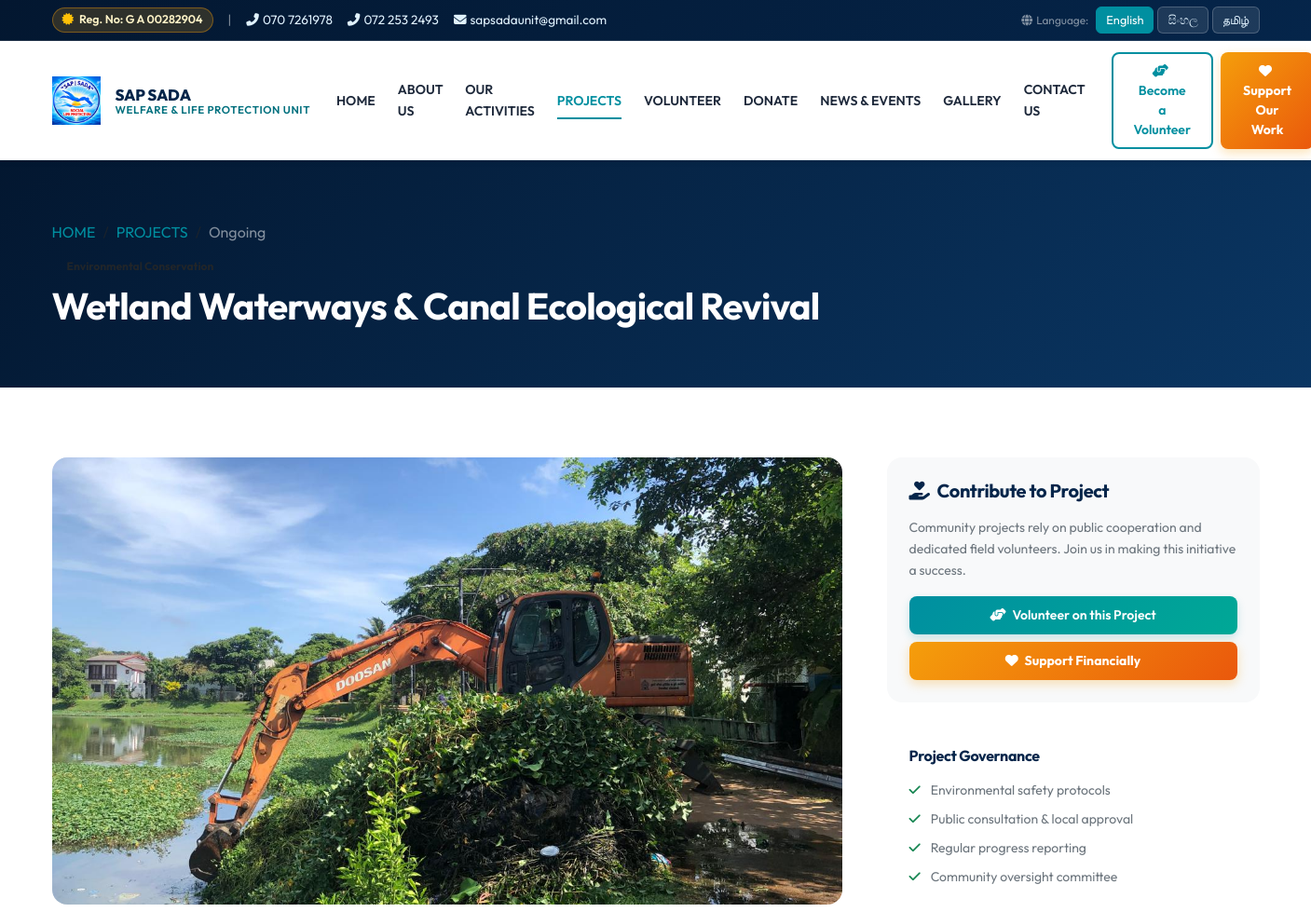
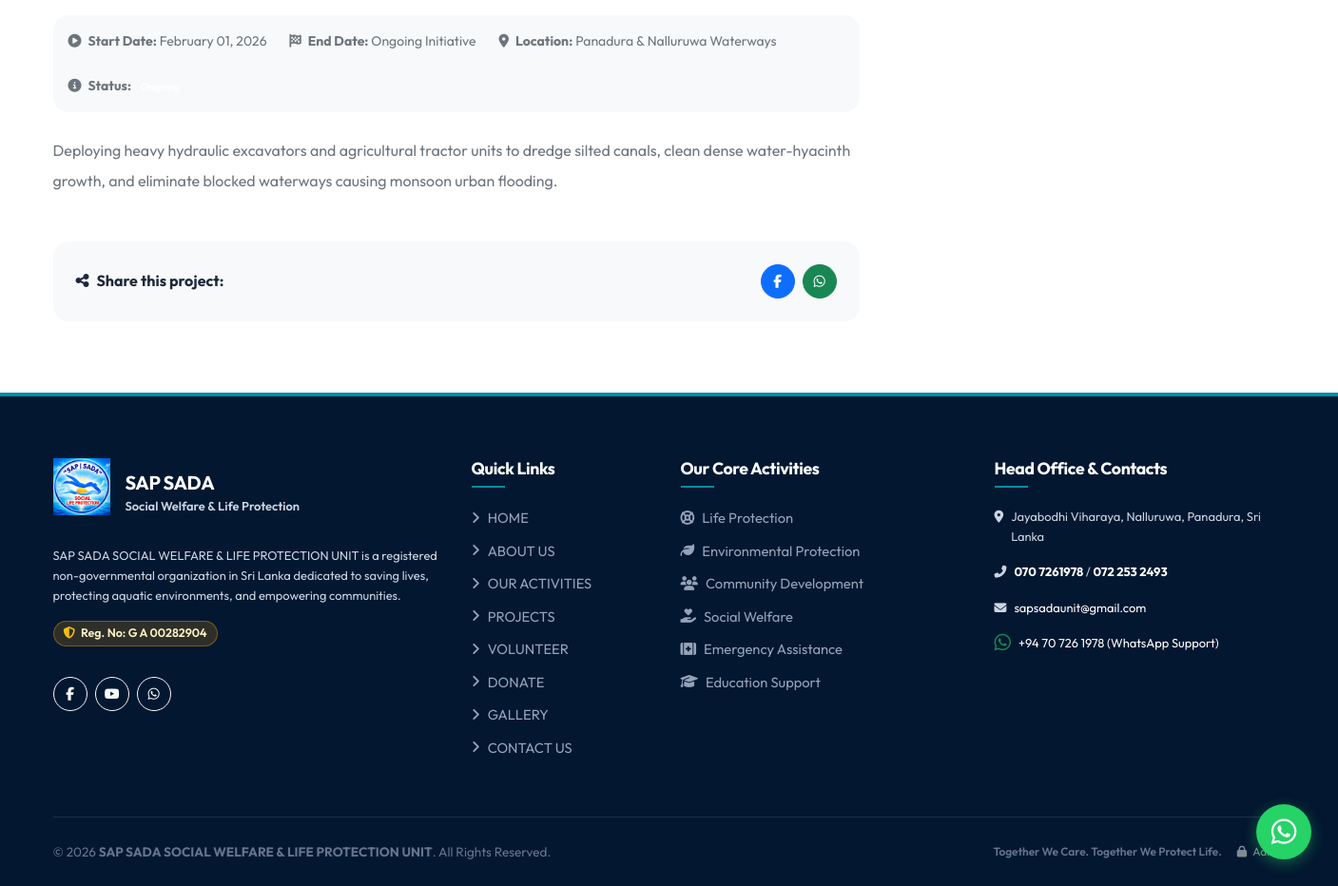
The app's page /project-detail.php?id=2 with its own data (2 pictures, top to bottom).
### tables this page shows
CREATE TABLE `projects` (
    `id` INT AUTO_INCREMENT PRIMARY KEY,
    `category` VARCHAR(100) NOT NULL,
    `slug` VARCHAR(150) NOT NULL UNIQUE,
    `featured_image` VARCHAR(255) NOT NULL,
    `location` VARCHAR(150) NOT NULL,
    `start_date` DATE NOT NULL,
    `end_date` DATE NULL,
    `status` ENUM('Planned', 'Ongoing', 'Completed', 'Archived') DEFAULT 'Ongoing',
    `created_at` TIMESTAMP DEFAULT CURRENT_TIMESTAMP
);

### includes/functions.php (called while the page is built, shortened)
<?php
function e(?string $str): string {
    return htmlspecialchars($str ?? '', ENT_QUOTES, 'UTF-8');
}
function __(string $key, ?string $lang = null): string {
    global $sapsada_lang_dictionary;
    $target_lang = $lang ?: CURRENT_LANG;
    if (!isset($sapsada_lang_dictionary[$target_lang])) {
        $lang_file = INCLUDES_PATH . "/languages/{$target_lang}.php";
        if (file_exists($lang_file)) {
            $sapsada_lang_dictionary[$target_lang] = require $lang_file;
        } else {
            $fallback_file = INCLUDES_PATH . "/languages/en.php";
            $sapsada_lang_dictionary[$target_lang] = file_exists($fallback_file) ? require $fallback_file : [];
        }
    }
    if (isset($sapsada_lang_dictionary[$target_lang][$key])) {
        return $sapsada_lang_dictionary[$target_lang][$key];
    }
    return $key;
}

### project-detail.php (the view, shortened to what this page needs)
<?php
require_once __DIR__ . '/includes/functions.php';
$db = get_db();
$id = isset($_GET['id']) ? (int)$_GET['id'] : 0;
$stmt = $db->prepare("
    SELECT p.*, COALESCE(pt.title, p.slug) AS localized_title, COALESCE(pt.description, '') AS localized_desc
    FROM projects p
    LEFT JOIN project_translations pt ON p.id = pt.project_id AND pt.lang = ?
    WHERE p.id = ?
    LIMIT 1
");
$stmt->execute([CURRENT_LANG, $id]);
$project = $stmt->fetch();
require_once __DIR__ . '/includes/header.php';
?>
<div class="bg-navy py-5 text-white" style="background: linear-gradient(135deg, var(--color-navy-dark) 0%, var(--color-blue-deep) 100%);">
    <div class="container py-3">
        <nav aria-label="breadcrumb">
            <ol class="breadcrumb mb-2">
                <li class="breadcrumb-item"><a href="index.php" class="text-sky-light"><?= __('nav_home') ?></a></li>
                <li class="breadcrumb-item"><a href="projects.php" class="text-sky-light"><?= __('nav_projects') ?></a></li>
                <li class="breadcrumb-item active text-white-50" aria-current="page"><?= e($project['status']) ?></li>
            </ol>
        </nav>
        <span class="badge bg-gold text-dark px-3 py-1 rounded-pill fw-bold mb-2"><?= e($project['category']) ?></span>
        <h1 class="display-6 fw-bold text-white mb-0"><?= e($project['localized_title']) ?></h1>
    </div>
</div>
<section class="section-padding bg-white">
    <div class="container">
        <div class="row g-5">
            <div class="col-lg-8">
                <div class="rounded-4 overflow-hidden shadow-card mb-4">
                    <img src="<?= ASSETS_URL ?>/../<?= e($project['featured_image']) ?>" alt="<?= e($project['localized_title']) ?>" class="img-fluid w-100" style="max-height: 480px; object-fit: cover;">
                </div>
                <div class="d-flex flex-wrap gap-4 p-3 bg-light rounded-4 mb-4 text-secondary small">
                    <div><i class="fas fa-play-circle text-teal me-1"></i> <strong>Start Date:</strong> <?= date('F d, Y', strtotime($project['start_date'])) ?></div>
                    <div><i class="fas fa-flag-checkered text-teal me-1"></i> <strong>End Date:</strong> <?= $project['end_date'] ? date('F d, Y', strtotime($project['end_date'])) : 'Ongoing Initiative' ?></div>
                    <div><i class="fas fa-map-marker-alt text-teal me-1"></i> <strong>Location:</strong> <?= e($project['location']) ?></div>
                    <div><i class="fas fa-info-circle text-teal me-1"></i> <strong>Status:</strong> <span class="badge bg-teal"><?= e($project['status']) ?></span></div>
                </div>
                <div class="cms-rendered-content text-secondary lh-lg mb-5 fs-6">
                    <?= $project['localized_desc'] ?>
                </div>
                <div class="p-4 bg-light rounded-4 d-flex flex-wrap align-items-center justify-content-between gap-3">
                    <span class="fw-bold text-navy"><i class="fas fa-share-alt me-2 text-teal"></i>Share this project:</span>
                    <div class="d-flex gap-2">
                        <a href="https://www.facebook.com/sharer/sharer.php?u=<?= urlencode(BASE_URL . $_SERVER['REQUEST_URI']) ?>" target="_blank" class="btn btn-primary btn-sm rounded-circle" style="width:36px; height:36px; display:inline-flex; align-items:center; justify-content:center;">
                            <i class="fab fa-facebook-f"></i>
                        </a>
                        <a href="https://wa.me/?text=<?= urlencode($project['localized_title'] . ' ' . BASE_URL . $_SERVER['REQUEST_URI']) ?>" target="_blank" class="btn btn-success btn-sm rounded-circle" style="width:36px; height:36px; display:inline-flex; align-items:center; justify-content:center;">
                            <i class="fab fa-whatsapp"></i>
                        </a>
                    </div>
                </div>
            </div>
            <div class="col-lg-4">
                <div class="card border-0 shadow-card rounded-4 p-4 bg-light mb-4">
                    <h5 class="fw-bold text-navy mb-3"><i class="fas fa-hand-holding-heart text-teal me-2"></i>Contribute to Project</h5>
                    <p class="small text-secondary mb-3">Community projects rely on public cooperation and dedicated field volunteers. Join us in making this initiative a success.</p>
                    <a href="volunteers.php" class="btn btn-sapsada-teal w-100 btn-sm mb-2"><i class="fas fa-hands-helping me-1"></i> Volunteer on this Project</a>
                    <a href="donate.php" class="btn btn-sapsada-gold w-100 btn-sm"><i class="fas fa-heart me-1"></i> Support Financially</a>
                </div>
                <div class="card border-0 shadow-card rounded-4 p-4 bg-white">
                    <h6 class="fw-bold text-navy mb-3">Project Governance</h6>
                    <ul class="list-unstyled small text-secondary d-flex flex-column gap-2 mb-0">
                        <li><i class="fas fa-check text-success me-2"></i> Environmental safety protocols</li>
                        <li><i class="fas fa-check text-success me-2"></i> Public consultation &amp; local approval</li>
                        <li><i class="fas fa-check text-success me-2"></i> Regular progress reporting</li>
                        <li><i class="fas fa-check text-success me-2"></i> Community oversight committee</li>
                    </ul>
                </div>
            </div>
        </div>
    </div>
</section>
<?php require_once __DIR__ . '/includes/footer.php'; ?>

### assets/css/style.css (style rules this page uses)
:root { --color-navy: #05254a; --color-navy-dark: #031730; --color-blue-deep: #0a3663; --color-teal: #008fa0; --color-teal-dark: #00707e; --color-cyan: #00b4d8; --color-sky-light: #e0f2fe; --color-gold: #f59e0b; --color-gold-hover: #d97706; --color-white: #ffffff; --color-gray-50: #f8fafc; --color-gray-100: #f1f5f9; --color-gray-200: #e2e8f0; --color-gray-600: #475569; --color-gray-800: #1e293b; --color-gray-900: #0f172a; --font-primary: 'Outfit', 'Inter', -apple-system, BlinkMacSystemFont, sans-serif; --font-sinhala: 'Noto Sans Sinhala', 'Outfit', sans-serif; --font-tamil: 'Noto Sans Tamil', 'Outfit', sans-serif; --transition-smooth: all 0.3s cubic-bezier(0.4, 0, 0.2, 1); --shadow-subtle: 0 4px 6px -1px rgba(0, 0, 0, 0.05), 0 2px 4px -2px rgba(0, 0, 0, 0.05); --shadow-card: 0 10px 15px -3px rgba(5, 37, 74, 0.08), 0 4px 6px -4px rgba(5, 37, 74, 0.05); --shadow-elevated: 0 20px 25px -5px rgba(5, 37, 74, 0.12), 0 8px 10px -6px rgba(5, 37, 74, 0.06); --shadow-glow: 0 0 20px rgba(0, 143, 160, 0.35); }
body { font-family: var(--font-primary); color: var(--color-gray-800); background-color: #fbfcfe; line-height: 1.65; overflow-x: hidden; padding-top: 0; }
h1, h2, h3, h4, h5, h6 { color: var(--color-navy); font-weight: 700; letter-spacing: -0.02em; }
a { color: var(--color-teal); text-decoration: none; transition: var(--transition-smooth); }
.btn-sapsada-teal { background: linear-gradient(135deg, var(--color-teal) 0%, #00a896 100%); color: #ffffff; font-weight: 600; padding: 10px 24px; border-radius: 8px; border: none; box-shadow: 0 4px 10px rgba(0, 143, 160, 0.2); transition: var(--transition-smooth); }
.btn-sapsada-gold { background: linear-gradient(135deg, var(--color-gold) 0%, #ea580c 100%); color: #ffffff; font-weight: 700; padding: 10px 24px; border-radius: 8px; border: none; box-shadow: 0 4px 12px rgba(245, 158, 11, 0.3); transition: var(--transition-smooth); }
.section-padding { padding: 75px 0; }

### records on screen
projects: status "Ongoing", featured_image (picture), start_date "February 01, 2026", location "Panadura & Nalluruwa Waterways"

### other values on screen
__('reg_number_label') "Reg. No"
get_setting('reg_number', ORG_REG_NO) "G A 00282904"
get_setting('phone_primary', ORG_PHONE_1) "070 7261978"
get_setting('phone_secondary', ORG_PHONE_2) "072 253 2493"
get_setting('email_official', ORG_EMAIL) "sapsadaunit@gmail.com"
__('nav_home') "HOME"
__('nav_about') "ABOUT US"
__('nav_activities') "OUR ACTIVITIES"
__('nav_projects') "PROJECTS"
__('nav_volunteer') "VOLUNTEER"
__('nav_donate') "DONATE"
__('nav_news') "NEWS & EVENTS"
__('nav_gallery') "GALLERY"
__('nav_contact') "CONTACT US"
__('nav_volunteer_btn') "Become a Volunteer"
